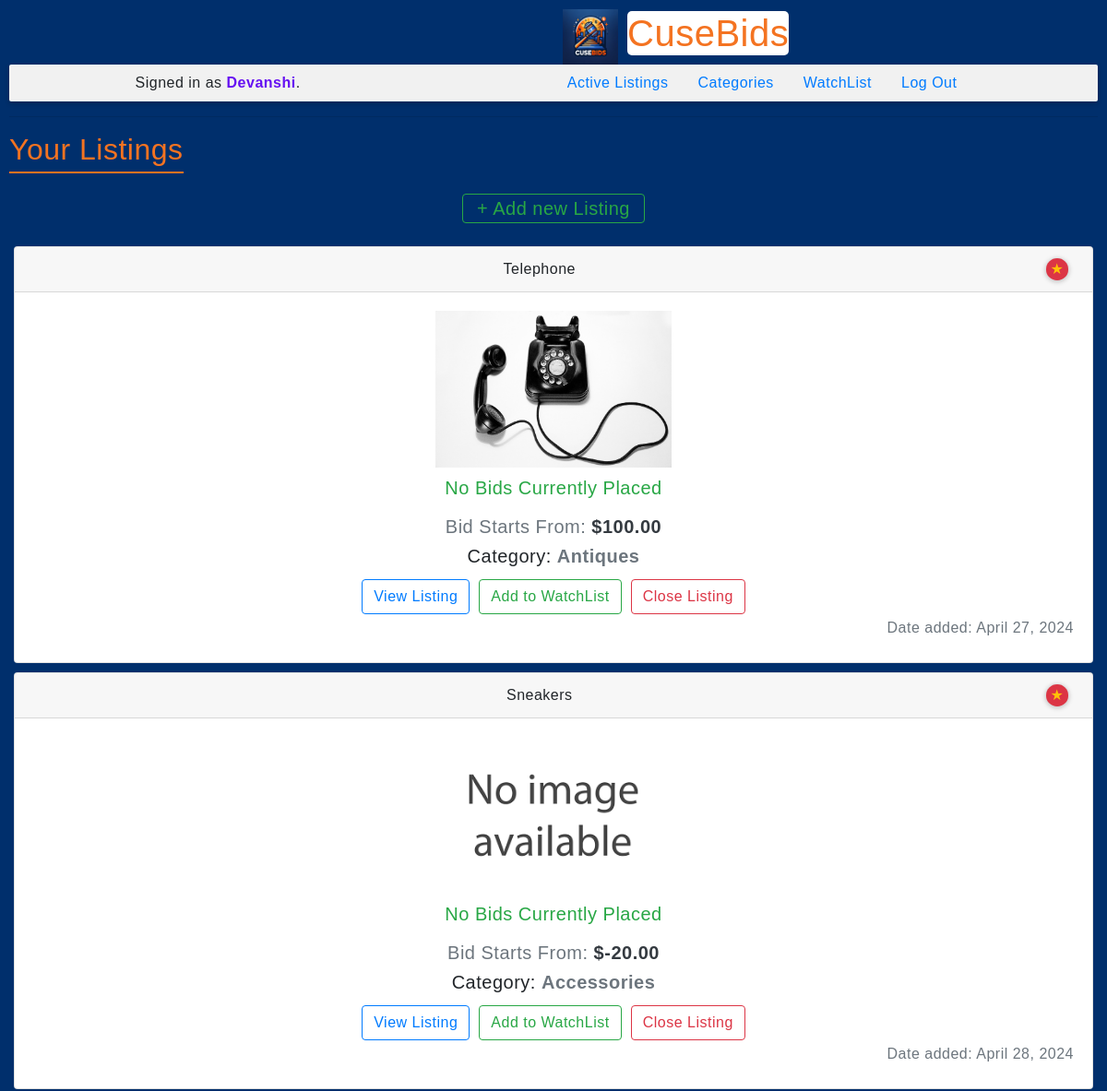
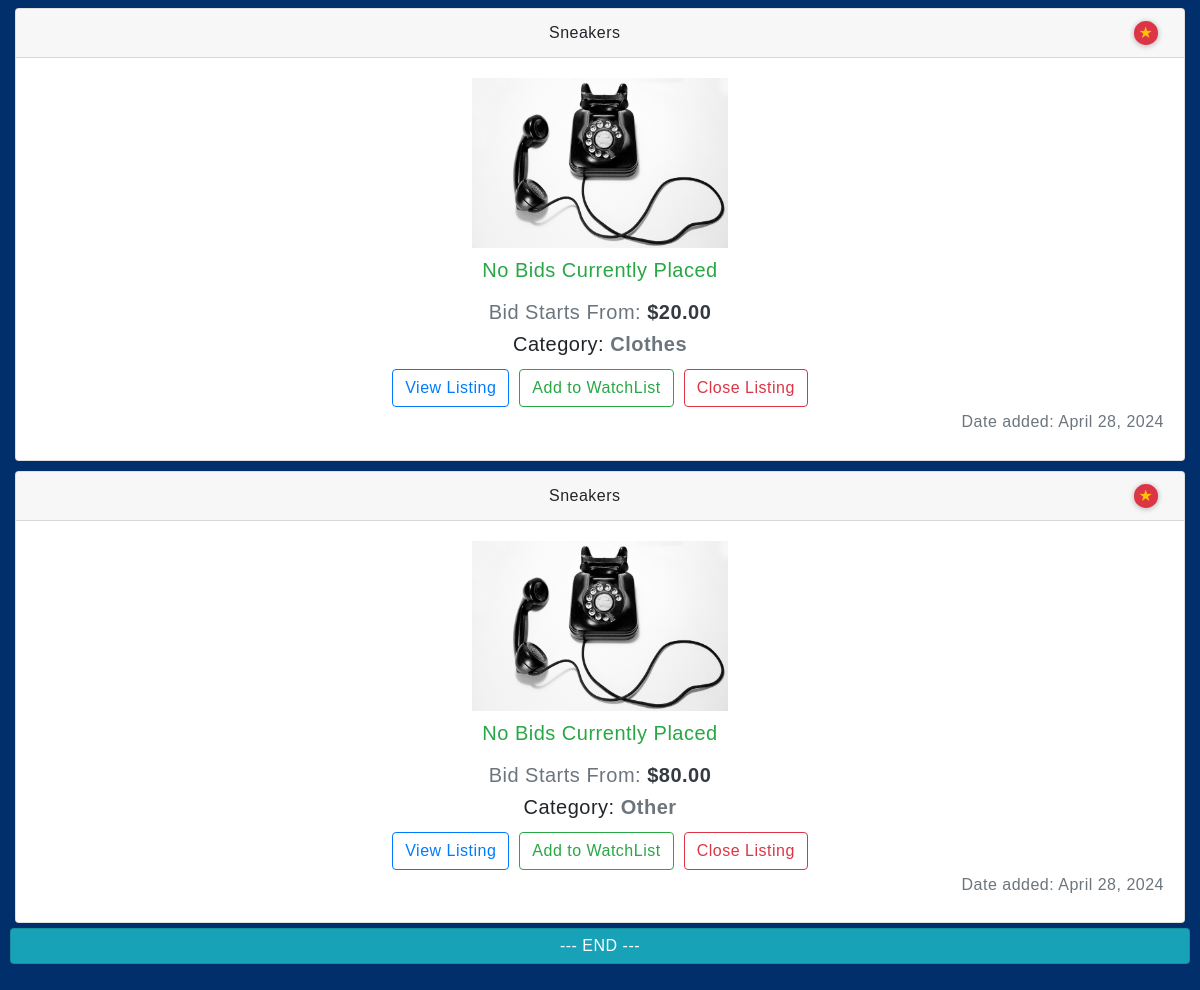
The page /user_listings (signed in) on the database as committed earlier (2 pictures, top to bottom).
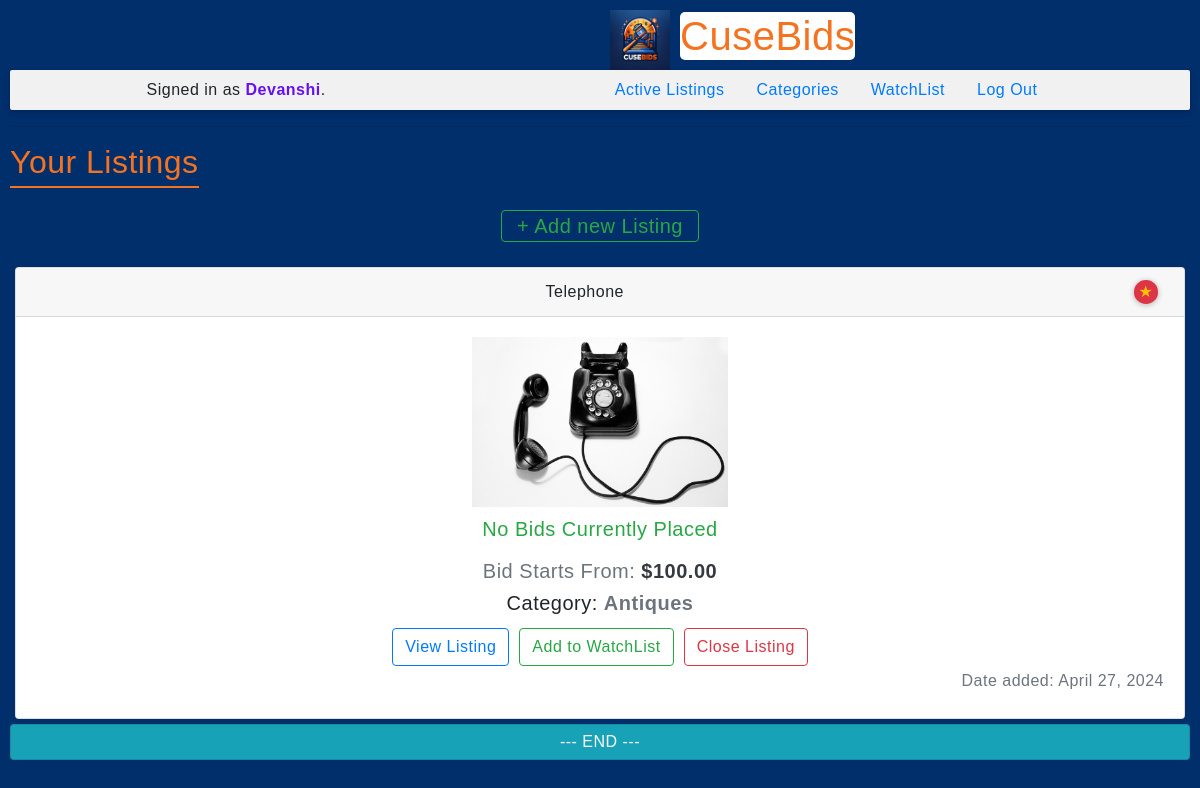
The same page on the database as committed later.
### auctions/models.py (models this page shows, shortened)
class Listing(models.Model):
    CATEGORIES = [
        ('Accessories', 'Accessories'),
        ('Antiques', 'Antiques'),
        ('Clothes', 'Clothes'),
        ('Decoration', 'Decoration'),
        ('Electronics', 'Electronics'),
        ('Valuables', 'Valueables'),
        ('Other', 'Other'),
    ]
    STATUS = [
        ('Pending', 'Pending'),
        ('Closed', 'Closed'),
    ]
    DEFAULT_USER = 1
    name = models.CharField(max_length = 100, blank = False)
    initial = models.DecimalField(max_digits = 10, decimal_places = 2)
    user = models.ForeignKey(User, blank = False, on_delete = models.CASCADE, default = DEFAULT_USER)
    image = models.ImageField(default = 'None/NIA.png')
    category = models.CharField(max_length = 11, choices = CATEGORIES, default = 'Other')
    status = models.CharField(max_length = 7, choices = STATUS, default = 'Pending')
    created = models.DateField(auto_now_add = True)

### auctions/decorators.py (the view)
    def wrapper_func(request, *args, **kwargs):
        if not request.user.is_authenticated:
            return redirect('auctions:index')
        return view_func(request, *args, **kwargs)

### auctions/views.py (called while the page is built)
@Authenticated_user
def user_listings(request):
    listings = []
    current_user_listings = Listing.objects.filter(user=request.user, status='Pending')
    for item in current_user_listings:
        try:
            bid = Bid.objects.get(listing=item)
        except:
            bid = None
        listings.append({
            'listing': item,
            'bid': bid,
        })
    context = {
        'listings': listings,
    }
    return render(request, "auctions/userlistings.html", context)

### auctions/templates/auctions/userlistings.html (shortened to what this page needs)
{% extends "auctions/layout.html" %}
{% block body %}
  <h2 class="blue-text">Your Listings</h2>
  <h5 title="add listing" class="plus-container">
    <a class="btn btn-outline-success plus-link" href="{% url 'auctions:add_listing' %}">+ Add new Listing</a>
  </h5>
  {% if listings %}
  <ul class="listings">
    {% for list in listings %}
    <li>
      <div class="card">
        <div class="card-header">
          {{ list.listing.name }}
          {% if list.listing.user == user %}
          <div class="owned-icon" title="You Own This Listing">
            ★
          </div>
          {% endif %}
        </div>
        <div class="card-body">
          <img alt="{{ list.listing.name }} - img" src="{{ list.listing.image.url }}" height="170" />
          {% if list.bid != None %}
          <h5 class="list-cost" style="color: var(--danger)">Bidding has started on this item</h5>
          <h5 class="list-cost">Current Highest Bid: <strong style="color: var(--warning)">${{ list.bid.highest_bid }}</strong></h5>
          {% else %}
          <h5 class="list-cost" style="color: var(--success)">No Bids Currently Placed</h5>
          <h5 class="list-cost">Bid Starts From: <strong>${{ list.listing.initial }}</strong> </h5>
          {% endif %}
          <h5> Category: <strong style="color: var(--gray)">{{ list.listing.category }}</strong> </h5>
          <div class="links-box">
            <a class="btn btn-outline-primary" href="{% url 'auctions:listing' list.listing.id %}">View Listing</a>
            <a class="btn btn-outline-success" href="{% url 'auctions:add_to' list.listing.id %}">Add to WatchList</a>
            {% if list.listing.user == user %}
            <a class="btn btn-outline-danger" href="{% url 'auctions:close_listing' list.listing.id %}">Close Listing</a>
            {% endif %}
          </div>
          <h6 class="text-muted right-align">Date added: {{ list.listing.created }}</h6>
        </div>
      </div>
    </li>
    {% endfor %}
    <li class="card card-header bg-info">
      <div style="text-align: center; color: white;"> --- END --- </div>
    </li>
  </ul>
  {% else %}
  <div class="alert alert-info">
    You don't currently possess any active listings.
  </div>
  {% endif %}
{% endblock %}

Rows that differ between the two databases and show on the page:
no longer on this page (row edited): Listing: listing.name "Sneakers", listing.image (picture), listing.initial "-20.00", listing.category "Accessories", shows "Close Listing", listing.created "April 28, 2024"
no longer on this page (row edited): Listing: listing.name "Sneakers", listing.image (picture), listing.initial "20.00", listing.category "Clothes", shows "Close Listing", listing.created "April 28, 2024"
no longer on this page (row edited): Listing: listing.name "Sneakers", listing.image (picture), listing.initial "80.00", listing.category "Other", shows "Close Listing", listing.created "April 28, 2024"
